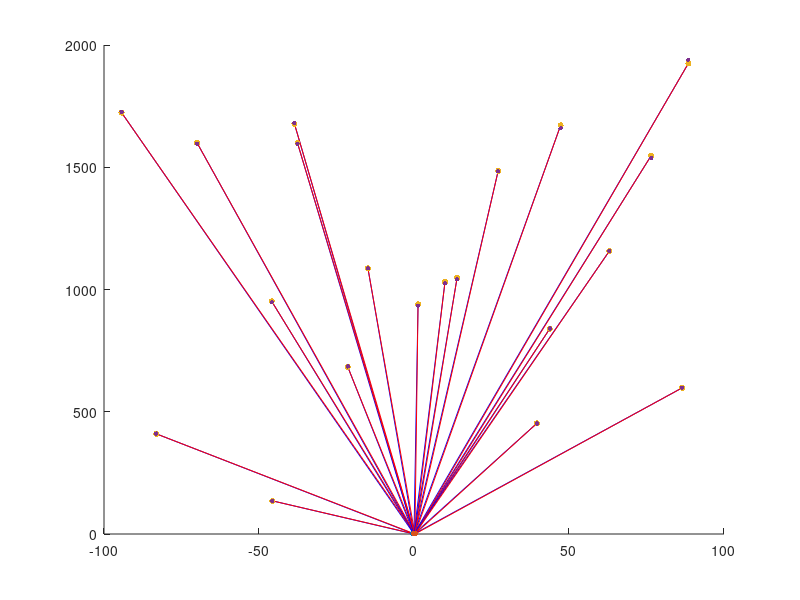

MATLAB code for this plot:
format long g
format compact
clc
close all
clearvars

% get the location of the script file to save figures
full_path = mfilename('fullpath');
[startpath,  filename, ext] = fileparts(full_path);
plot_num = 1;

commandwindow;

%% 

% distance from camera to object (m)
z = 100:100:1000;
z = 1900*rand(1,20) + 100;

% focal length (m)
f = 1.45;

% camera baseline (distance between cameras) (m)
b = 0.3;

% lens aperature (m)
a = 0.095;

% pixel size
px_size = 3.45e-6;

% max angle for each lens
max_a = atan2(f, a/2);

% location of point on x-axis (m)
% x = 0.0*b;
x = 100*(2*rand(1,20)-1);


%%

% calculate angles
theta_l = atan2(x, z);

theta_r = atan2(x-b, z);


x_l = f*tan(theta_l);
x_l = ceil(x_l/px_size) * px_size;

x_r = f * tan(theta_r);
x_r = ceil(x_r/px_size) * px_size;

%% calculate the disparity

d = x_l - x_r;

Z = f * b ./ d;

%%
figure

hold on

plot([-a/2,a/2], [f,f], 'k')
plot([b-a/2, b+a/2], [f,f], 'k')


for idx=1:numel(z)
    
    plot([0, x(idx)], [0, z(idx)], 'b')

    plot([b, x(idx)], [0, z(idx)], 'r')
end

scatter(x_l, f*ones(numel(x_l),1), 15, 'ob', 'filled');

scatter(x_r + b, f*ones(numel(x_r),1), 15, 'or', 'filled');

scatter(x, z, 20, 'ok', 'filled');

scatter(x, Z, 10, 'og', 'filled');
